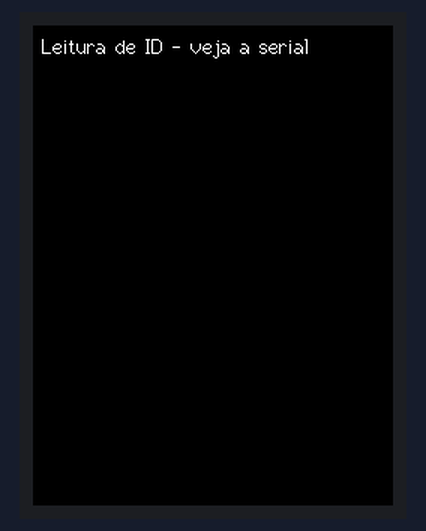
The sketch below on a simulated ESP32. On the bench: 240×320 colour display. What the sketch prints to the serial monitor is not drawn.

Above: at 0.9 s.

The sketch:

LeID.ino
```cpp
/* Le o ID do controlador do painel pela SPI (MISO 12) para descobrir
   se e ILI9341, ST7789 ou outro. Nao desenha nada. */
#include <TFT_eSPI.h>
TFT_eSPI tft = TFT_eSPI();

void dump(const char* nome, uint8_t cmd, int n) {
  Serial.printf("%-26s 0x%02X ->", nome, cmd);
  for (int i = 0; i < n; i++) Serial.printf(" %02X", tft.readcommand8(cmd, i));
  Serial.println();
}

void setup() {
  Serial.begin(115200);
  delay(400);
  pinMode(TFT_BL, OUTPUT); digitalWrite(TFT_BL, HIGH);
  tft.init();
  delay(150);
  Serial.println("\n============ ID DO CONTROLADOR ============");
  dump("RDDID   (0x04)",        0x04, 4);
  dump("RDID4   (0xD3) ILI93xx",0xD3, 4);
  dump("RDDST   (0x09)",        0x09, 5);
  dump("RDDPM   (0x0A) power",  0x0A, 2);
  dump("RDDMADCTL (0x0B)",      0x0B, 2);
  dump("RDDCOLMOD (0x0C)",      0x0C, 2);
  dump("RDDIM   (0x0D)",        0x0D, 2);
  Serial.println("-------------------------------------------");
  Serial.println("ILI9341 -> RDID4 = xx 00 93 41");
  Serial.println("ST7789  -> RDDID = xx 85 85 52  (e RDID4 costuma vir 00/FF)");
  Serial.println("===========================================");
  tft.fillScreen(TFT_BLACK);
  tft.setTextColor(TFT_WHITE, TFT_BLACK);
  tft.drawString("Leitura de ID - veja a serial", 6, 6, 2);
}
void loop() { delay(1000); }
```
